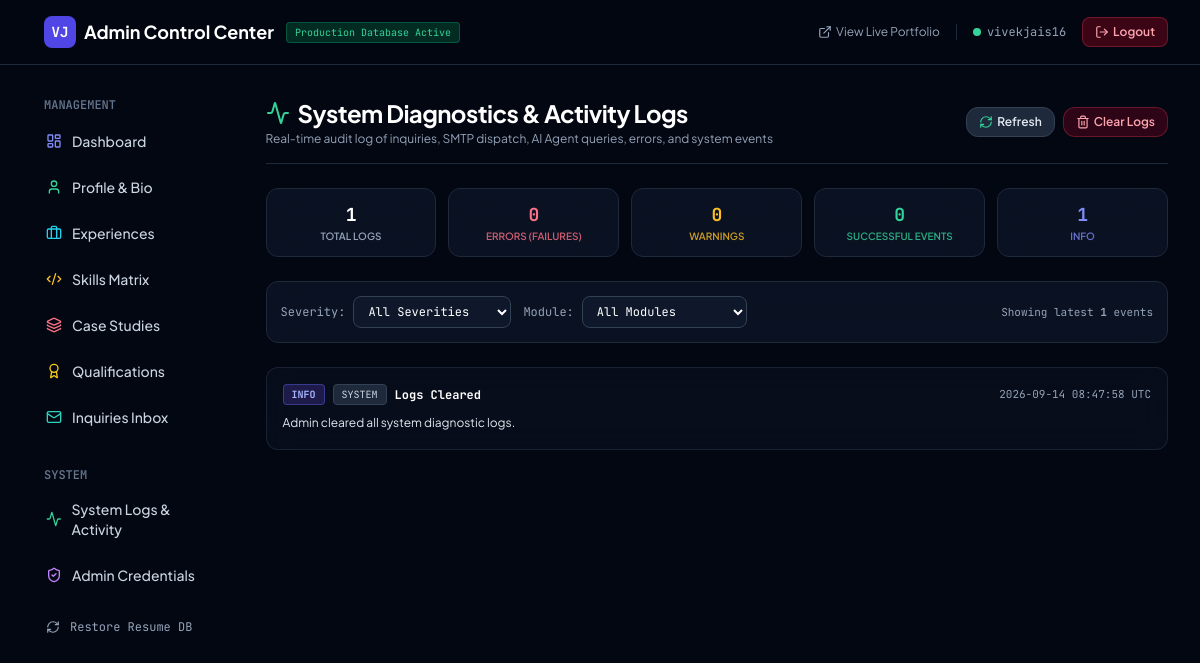
Page /admin/logs (signed in) on the earlier database version.
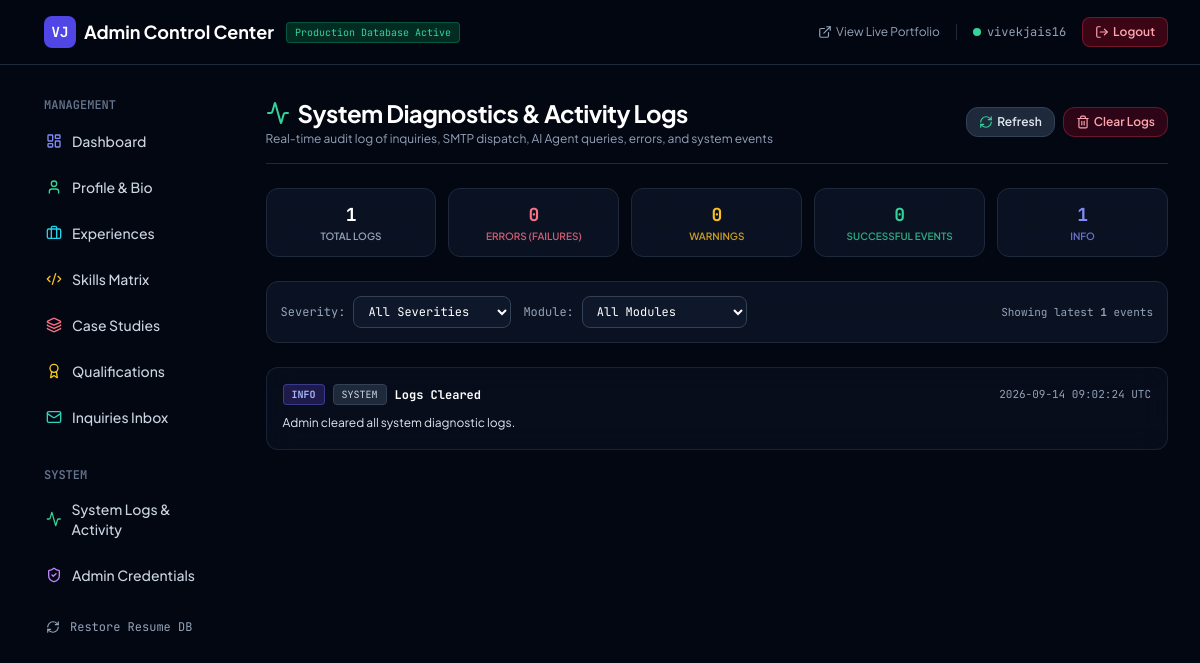
Same page on the later database version.
### app/models/admin.py (models this page shows)
class SystemLog(Base):
    __tablename__ = "system_logs"
    id = Column(Integer, primary_key=True, index=True)
    timestamp = Column(DateTime, default=utc_now, index=True)
    level = Column(String(20), default="INFO", index=True)  # INFO, WARNING, ERROR, SUCCESS
    module = Column(String(50), default="SYSTEM", index=True)  # EMAIL, CONTACT, AI_AGENT, AUTH, ADMIN, DATABASE
    action = Column(String(100), nullable=False)
    message = Column(String(500), nullable=False)
    details = Column(String(5000), nullable=True)
    ip_address = Column(String(50), nullable=True)

### app/admin/router.py (the view)
@admin_router.get("/logs", response_class=HTMLResponse)
async def admin_logs_view(
    request: Request,
    level: Optional[str] = "ALL",
    module: Optional[str] = "ALL",
    admin_user: str = Depends(require_admin),
    db: Session = Depends(get_db),
):
    logs = get_system_logs(limit=150, level=level, module=module)
    stats = get_log_stats()
    return templates.TemplateResponse(
        request=request,
        name="admin/logs.html",
        context={
            "admin_user": admin_user,
            "logs": logs,
            "stats": stats,
            "selected_level": level or "ALL",
            "selected_module": module or "ALL",
        },
    )

### app/templates/admin/logs.html (shortened to what this page needs)
{% extends "admin/base.html" %}
{% block content %}
<div class="space-y-6">
    <div class="flex flex-col sm:flex-row sm:items-center justify-between gap-4 border-b border-slate-800 pb-4">
        <div>
            <h1 class="text-2xl font-bold text-white tracking-tight flex items-center gap-2">
                <i data-lucide="activity" class="w-6 h-6 text-emerald-400"></i> System Diagnostics & Activity Logs
            </h1>
            <p class="text-xs text-slate-400 mt-0.5">Real-time audit log of inquiries, SMTP dispatch, AI Agent queries, errors, and system events</p>
        </div>
        <div class="flex items-center gap-2">
            <a href="/admin/logs" class="px-3 py-1.5 rounded-xl bg-slate-800 hover:bg-slate-700 text-slate-200 text-xs font-semibold border border-slate-700 transition flex items-center gap-1">
                <i data-lucide="refresh-cw" class="w-3.5 h-3.5 text-emerald-400"></i> Refresh
            </a>
            <form action="/admin/logs/clear" method="post" onsubmit="return confirm('Clear all diagnostic logs?');">
                <button type="submit" class="px-3 py-1.5 rounded-xl bg-rose-950/60 hover:bg-rose-900 text-rose-300 text-xs font-semibold border border-rose-500/30 transition flex items-center gap-1">
                    <i data-lucide="trash-2" class="w-3.5 h-3.5"></i> Clear Logs
                </button>
            </form>
        </div>
    </div>
    <div class="grid grid-cols-2 sm:grid-cols-5 gap-3">
        <div class="glass-panel rounded-xl p-3 border border-slate-800 text-center">
            <div class="text-lg font-bold text-white font-mono">{{ stats.total }}</div>
            <div class="text-[10px] text-slate-400 uppercase font-semibold">Total Logs</div>
        </div>
        <div class="glass-panel rounded-xl p-3 border border-slate-800 text-center">
            <div class="text-lg font-bold text-rose-400 font-mono">{{ stats.errors }}</div>
            <div class="text-[10px] text-rose-400/80 uppercase font-semibold">Errors (Failures)</div>
        </div>
        <div class="glass-panel rounded-xl p-3 border border-slate-800 text-center">
            <div class="text-lg font-bold text-amber-400 font-mono">{{ stats.warnings }}</div>
            <div class="text-[10px] text-amber-400/80 uppercase font-semibold">Warnings</div>
        </div>
        <div class="glass-panel rounded-xl p-3 border border-slate-800 text-center">
            <div class="text-lg font-bold text-emerald-400 font-mono">{{ stats.success }}</div>
            <div class="text-[10px] text-emerald-400/80 uppercase font-semibold">Successful Events</div>
        </div>
        <div class="glass-panel rounded-xl p-3 border border-slate-800 text-center">
            <div class="text-lg font-bold text-indigo-400 font-mono">{{ stats.info }}</div>
            <div class="text-[10px] text-indigo-400/80 uppercase font-semibold">Info</div>
        </div>
    </div>
    <div class="glass-panel rounded-xl p-3.5 border border-slate-800 flex flex-wrap items-center justify-between gap-3 text-xs">
        <form method="get" action="/admin/logs" class="flex flex-wrap items-center gap-3 w-full sm:w-auto">
            <div class="flex items-center gap-2">
                <span class="text-slate-400 font-mono">Severity:</span>
                <select name="level" onchange="this.form.submit()" class="px-2.5 py-1.5 rounded-lg bg-slate-900 border border-slate-700 text-white font-mono text-xs focus:outline-none focus:border-emerald-500">
                    <option value="ALL" {% if selected_level == 'ALL' %}selected{% endif %}>All Severities</option>
                </select>
            </div>
            <div class="flex items-center gap-2">
                <span class="text-slate-400 font-mono">Module:</span>
                <select name="module" onchange="this.form.submit()" class="px-2.5 py-1.5 rounded-lg bg-slate-900 border border-slate-700 text-white font-mono text-xs focus:outline-none focus:border-emerald-500">
                    <option value="ALL" {% if selected_module == 'ALL' %}selected{% endif %}>All Modules</option>
                </select>
            </div>
        </form>
        <div class="text-slate-400 font-mono text-[11px]">
            Showing latest <strong>{{ logs|length }}</strong> events
        </div>
    </div>
    {% if logs %}
    <div class="space-y-2">
        {% for log in logs %}
        <div class="glass-panel rounded-xl p-4 border {% if log.level == 'ERROR' %}border-rose-500/50 bg-rose-950/10{% elif log.level == 'WARNING' %}border-amber-500/40 bg-amber-950/10{% elif log.level == 'SUCCESS' %}border-emerald-500/30 bg-emerald-950/10{% else %}border-slate-800/80 bg-slate-900/40{% endif %} space-y-2">
            <div class="flex flex-col sm:flex-row sm:items-center justify-between gap-2">
                <div class="flex items-center gap-2 flex-wrap">
                    {% if log.level == 'ERROR' %}
                    <span class="px-2 py-0.5 rounded text-[10px] font-bold font-mono bg-rose-950 text-rose-300 border border-rose-500/40">ERROR</span>
                    {% elif log.level == 'WARNING' %}
                    <span class="px-2 py-0.5 rounded text-[10px] font-bold font-mono bg-amber-950 text-amber-300 border border-amber-500/40">WARN</span>
                    {% elif log.level == 'SUCCESS' %}
                    <span class="px-2 py-0.5 rounded text-[10px] font-bold font-mono bg-emerald-950 text-emerald-300 border border-emerald-500/40">SUCCESS</span>
                    {% else %}
                    <span class="px-2 py-0.5 rounded text-[10px] font-bold font-mono bg-indigo-950 text-indigo-300 border border-indigo-500/40">INFO</span>
                    {% endif %}
                    <span class="px-2 py-0.5 rounded text-[10px] font-mono bg-slate-800 text-slate-300 border border-slate-700">{{ log.module }}</span>
                    <strong class="text-white text-xs font-mono">{{ log.action }}</strong>
                </div>
                <div class="text-[11px] text-slate-400 font-mono">
                    {{ log.timestamp.strftime('%Y-%m-%d %H:%M:%S UTC') if log.timestamp else 'Recently' }}
                </div>
            </div>
            <div class="text-xs text-slate-200 leading-relaxed font-sans">
                {{ log.message }}
            </div>
        </div>
        {% endfor %}
    </div>
    {% endif %}
</div>
{% endblock %}

### app/templates/admin/base.html (shortened to what this page needs)
<!DOCTYPE html>
<html lang="en">
<head>
    <script src="https://cdn.tailwindcss.com"></script>
    <link rel="stylesheet" href="/static/css/custom.css">
</head>
<body class="bg-dark-950 text-slate-100 min-h-screen flex flex-col antialiased">
    <header class="glass-nav border-b border-slate-800 sticky top-0 z-40">
        <div class="max-w-7xl mx-auto px-4 sm:px-6 lg:px-8 h-16 flex items-center justify-between">
            <div class="flex items-center space-x-3">
                <a href="/admin" class="flex items-center space-x-2 font-bold text-base sm:text-lg text-white">
                    <span class="w-7 h-7 sm:w-8 sm:h-8 rounded-lg bg-indigo-600 flex items-center justify-center text-xs sm:text-sm font-mono">VJ</span>
                    <span class="hidden xs:inline sm:inline">Admin Control Center</span>
                </a>
                <span class="hidden sm:inline-block px-2 py-0.5 rounded text-[10px] font-mono bg-emerald-950 text-emerald-400 border border-emerald-500/30">
                    Production Database Active
                </span>
            </div>
            <div class="flex items-center space-x-2 sm:space-x-4 text-sm">
                <a href="/" target="_blank" class="text-slate-400 hover:text-emerald-400 transition flex items-center gap-1 text-xs">
                    <i data-lucide="external-link" class="w-3.5 h-3.5"></i>
                    <span class="hidden md:inline">View Live Portfolio</span>
                </a>
                <span class="text-xs text-slate-400 font-mono hidden sm:flex items-center gap-1.5">
                    <span class="w-2 h-2 rounded-full bg-emerald-400"></span> {{ admin_user }}
                </span>
                <a href="/admin/logout" class="px-2.5 sm:px-3 py-1.5 rounded-lg text-xs font-semibold bg-rose-950/80 hover:bg-rose-900 text-rose-300 border border-rose-500/30 transition flex items-center gap-1">
                    <i data-lucide="log-out" class="w-3.5 h-3.5"></i>
                    <span class="hidden sm:inline">Logout</span>
                </a>
            </div>
        </div>
    </header>
    <div class="max-w-7xl mx-auto px-4 sm:px-6 lg:px-8 py-6 sm:py-8 flex-grow grid grid-cols-1 lg:grid-cols-5 gap-6 sm:gap-8">
        <aside id="admin-sidebar" class="hidden lg:block lg:col-span-1 space-y-1.5 bg-slate-900/90 lg:bg-transparent p-4 lg:p-0 rounded-2xl border border-slate-800 lg:border-none shadow-xl lg:shadow-none">
            <div class="text-xs font-mono uppercase text-slate-500 px-3 mb-2 font-semibold">Management</div>
            <a href="/admin" class="flex items-center gap-2.5 px-3.5 py-2.5 rounded-xl text-sm font-medium text-slate-300 hover:text-white hover:bg-slate-800 transition">
                <i data-lucide="layout-dashboard" class="w-4 h-4 text-indigo-400"></i> Dashboard
            </a>
            <a href="/admin/profile" class="flex items-center gap-2.5 px-3.5 py-2.5 rounded-xl text-sm font-medium text-slate-300 hover:text-white hover:bg-slate-800 transition">
                <i data-lucide="user" class="w-4 h-4 text-emerald-400"></i> Profile & Bio
            </a>
            <a href="/admin/experiences" class="flex items-center gap-2.5 px-3.5 py-2.5 rounded-xl text-sm font-medium text-slate-300 hover:text-white hover:bg-slate-800 transition">
                <i data-lucide="briefcase" class="w-4 h-4 text-cyan-400"></i> Experiences
            </a>
            <a href="/admin/skills" class="flex items-center gap-2.5 px-3.5 py-2.5 rounded-xl text-sm font-medium text-slate-300 hover:text-white hover:bg-slate-800 transition">
                <i data-lucide="code-2" class="w-4 h-4 text-amber-400"></i> Skills Matrix
            </a>
            <a href="/admin/projects" class="flex items-center gap-2.5 px-3.5 py-2.5 rounded-xl text-sm font-medium text-slate-300 hover:text-white hover:bg-slate-800 transition">
                <i data-lucide="layers" class="w-4 h-4 text-rose-400"></i> Case Studies
            </a>
            <a href="/admin/qualifications" class="flex items-center gap-2.5 px-3.5 py-2.5 rounded-xl text-sm font-medium text-slate-300 hover:text-white hover:bg-slate-800 transition">
                <i data-lucide="award" class="w-4 h-4 text-yellow-400"></i> Qualifications
            </a>
            <a href="/admin/messages" class="flex items-center gap-2.5 px-3.5 py-2.5 rounded-xl text-sm font-medium text-slate-300 hover:text-white hover:bg-slate-800 transition">
                <i data-lucide="mail" class="w-4 h-4 text-teal-400"></i> Inquiries Inbox
            </a>
            <div class="text-xs font-mono uppercase text-slate-500 px-3 pt-4 sm:pt-6 mb-2 font-semibold">System</div>
            <a href="/admin/logs" class="flex items-center gap-2.5 px-3.5 py-2.5 rounded-xl text-sm font-medium text-slate-300 hover:text-white hover:bg-slate-800 transition">
                <i data-lucide="activity" class="w-4 h-4 text-emerald-400"></i> System Logs & Activity
            </a>
            <a href="/admin/settings" class="flex items-center gap-2.5 px-3.5 py-2.5 rounded-xl text-sm font-medium text-slate-300 hover:text-white hover:bg-slate-800 transition">
                <i data-lucide="shield-check" class="w-4 h-4 text-purple-400"></i> Admin Credentials
            </a>
            <form action="/admin/reseed" method="post" onsubmit="return confirm('Restore database with resume defaults? Any custom manual records will be restored to resume state.');" class="pt-2">
                <button type="submit" class="w-full text-left flex items-center gap-2.5 px-3.5 py-2.5 rounded-xl text-xs font-mono text-slate-400 hover:text-rose-400 hover:bg-rose-950/30 transition">
                    <i data-lucide="refresh-cw" class="w-3.5 h-3.5"></i> Restore Resume DB
                </button>
            </form>
        </aside>
        <main class="lg:col-span-4 space-y-6">
            {% block content %}{% endblock %}
        </main>
    </div>
</body>
</html>

### app/static/css/custom.css (style rules this page uses)
:root { --font-sans: 'Plus Jakarta Sans', -apple-system, BlinkMacSystemFont, 'Segoe UI', Roboto, sans-serif; --font-mono: 'JetBrains Mono', monospace; }
body { font-family: var(--font-sans); background-color: #030712; color: #f3f4f6; overflow-x: hidden; }
.glass-panel { background: rgba(15, 23, 42, 0.7); backdrop-filter: blur(16px); -webkit-backdrop-filter: blur(16px); border: 1px solid rgba(255, 255, 255, 0.08); }
.glass-nav { background: rgba(3, 7, 18, 0.82); backdrop-filter: blur(20px); -webkit-backdrop-filter: blur(20px); border-bottom: 1px solid rgba(255, 255, 255, 0.07); }
.font-mono { font-family: var(--font-mono); }

Differences in the rows shown:
changed SystemLog "Logs Cleared": timestamp "2026-09-14 08:47:58 UTC" → "2026-09-14 09:02:24 UTC"
